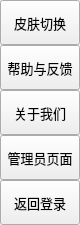
                 <widget class="QFrame" name="extraRightBox">
                  <property name="minimumSize">
                   <size>
                    <width>0</width>
                    <height>0</height>
                   </size>
                  </property>
                  <property name="maximumSize">
                   <size>
                    <width>0</width>
                    <height>16777215</height>
                   </size>
                  </property>
                  <property name="frameShape">
                   <enum>QFrame::NoFrame</enum>
                  </property>
                  <property name="frameShadow">
                   <enum>QFrame::Raised</enum>
                  </property>
                  <layout class="QVBoxLayout" name="verticalLayout_7">
                   <property name="spacing">
                    <number>0</number>
                   </property>
                   <property name="leftMargin">
                    <number>0</number>
                   </property>
                   <property name="topMargin">
                    <number>0</number>
                   </property>
                   <property name="rightMargin">
                    <number>0</number>
                   </property>
                   <property name="bottomMargin">
                    <number>0</number>
                   </property>
                   <item>
                    <widget class="QFrame" name="themeSettingsTopDetail">
                     <property name="maximumSize">
                      <size>
                       <width>16777215</width>
                       <height>3</height>
                      </size>
                     </property>
                     <property name="frameShape">
                      <enum>QFrame::NoFrame</enum>
                     </property>
                     <property name="frameShadow">
                      <enum>QFrame::Raised</enum>
                     </property>
                    </widget>
                   </item>
                   <item>
                    <widget class="QFrame" name="contentSettings">
                     <property name="frameShape">
                      <enum>QFrame::NoFrame</enum>
                     </property>
                     <property name="frameShadow">
                      <enum>QFrame::Raised</enum>
                     </property>
                     <layout class="QVBoxLayout" name="verticalLayout_13">
                      <property name="spacing">
                       <number>0</number>
                      </property>
                      <property name="leftMargin">
                       <number>0</number>
                      </property>
                      <property name="topMargin">
                       <number>0</number>
                      </property>
                      <property name="rightMargin">
                       <number>0</number>
                      </property>
                      <property name="bottomMargin">
                       <number>0</number>
                      </property>
                      <item alignment="Qt::AlignTop">
                       <widget class="QFrame" name="topMenus">
                        <property name="frameShape">
                         <enum>QFrame::NoFrame</enum>
                        </property>
                        <property name="frameShadow">
                         <enum>QFrame::Raised</enum>
                        </property>
                        <layout class="QVBoxLayout" name="verticalLayout_14">
                         <property name="spacing">
                          <number>0</number>
                         </property>
                         <property name="leftMargin">
                          <number>0</number>
                         </property>
                         <property name="topMargin">
                          <number>0</number>
                         </property>
                         <property name="rightMargin">
                          <number>0</number>
                         </property>
                         <property name="bottomMargin">
                          <number>0</number>
                         </property>
                         <item>
                          <widget class="QPushButton" name="btn_message">
                           <property name="sizePolicy">
                            <sizepolicy hsizetype="Expanding" vsizetype="Fixed">
                             <horstretch>0</horstretch>
                             <verstretch>0</verstretch>
                            </sizepolicy>
                           </property>
                           <property name="minimumSize">
                            <size>
                             <width>0</width>
                             <height>45</height>
                            </size>
                           </property>
                           <property name="font">
                            <font>
                             <family>Segoe UI</family>
                             <pointsize>10</pointsize>
                             <italic>false</italic>
                             <bold>false</bold>
                            </font>
                           </property>
                           <property name="cursor">
                            <cursorShape>PointingHandCursor</cursorShape>
                           </property>
                           <property name="layoutDirection">
                            <enum>Qt::LeftToRight</enum>
                           </property>
                           <property name="styleSheet">
                            <string notr="true">background-image: url(:/icons/images/icons/cil-loop-circular.png);</string>
                           </property>
                           <property name="text">
                            <string>皮肤切换</string>
                           </property>
                          </widget>
                         </item>
                         <item>
                          <widget class="QPushButton" name="btn_help_feedback">
                           <property name="sizePolicy">
                            <sizepolicy hsizetype="Expanding" vsizetype="Fixed">
                             <horstretch>0</horstretch>
                             <verstretch>0</verstretch>
                            </sizepolicy>
                           </property>
                           <property name="minimumSize">
                            <size>
                             <width>0</width>
                             <height>45</height>
                            </size>
                           </property>
                           <property name="font">
                            <font>
                             <family>Segoe UI</family>
                             <pointsize>10</pointsize>
                             <italic>false</italic>
                             <bold>false</bold>
                            </font>
                           </property>
                           <property name="cursor">
                            <cursorShape>PointingHandCursor</cursorShape>
                           </property>
                           <property name="layoutDirection">
                            <enum>Qt::LeftToRight</enum>
                           </property>
                           <property name="styleSheet">
                            <string notr="true">background-image: url(:/icons/images/icons/cil-find-in-page.png);</string>
                           </property>
                           <property name="text">
                            <string>帮助与反馈</string>
                           </property>
                          </widget>
                         </item>
                         <item>
                          <widget class="QPushButton" name="btn_we">
                           <property name="sizePolicy">
                            <sizepolicy hsizetype="Expanding" vsizetype="Fixed">
                             <horstretch>0</horstretch>
                             <verstretch>0</verstretch>
                            </sizepolicy>
                           </property>
                           <property name="minimumSize">
                            <size>
                             <width>0</width>
                             <height>45</height>
                            </size>
                           </property>
                           <property name="font">
                            <font>
                             <family>Segoe UI</family>
                             <pointsize>10</pointsize>
                             <italic>false</italic>
                             <bold>false</bold>
                            </font>
                           </property>
                           <property name="cursor">
                            <cursorShape>PointingHandCursor</cursorShape>
                           </property>
                           <property name="layoutDirection">
                            <enum>Qt::LeftToRight</enum>
                           </property>
                           <property name="styleSheet">
                            <string notr="true">background-image: url(:/icons/images/icons/cil-mood-good.png);</string>
                           </property>
                           <property name="text">
                            <string>关于我们</string>
                           </property>
                          </widget>
                         </item>
                         <item>
                          <widget class="QPushButton" name="btn_administrators">
                           <property name="sizePolicy">
                            <sizepolicy hsizetype="Expanding" vsizetype="Fixed">
                             <horstretch>0</horstretch>
                             <verstretch>0</verstretch>
                            </sizepolicy>
                           </property>
                           <property name="minimumSize">
                            <size>
                             <width>0</width>
                             <height>45</height>
                            </size>
                           </property>
                           <property name="font">
                            <font>
                             <family>Segoe UI</family>
                             <pointsize>10</pointsize>
                             <italic>false</italic>
                             <bold>false</bold>
                            </font>
                           </property>
                           <property name="cursor">
                            <cursorShape>PointingHandCursor</cursorShape>
                           </property>
                           <property name="layoutDirection">
                            <enum>Qt::LeftToRight</enum>
                           </property>
                           <property name="styleSheet">
                            <string notr="true">background-image: url(:/icons/images/icons/cil-people.png);</string>
                           </property>
                           <property name="text">
                            <string>管理员页面</string>
                           </property>
                          </widget>
                         </item>
                         <item>
                          <widget class="QPushButton" name="btn_logout">
                           <property name="sizePolicy">
                            <sizepolicy hsizetype="Expanding" vsizetype="Fixed">
                             <horstretch>0</horstretch>
                             <verstretch>0</verstretch>
                            </sizepolicy>
                           </property>
                           <property name="minimumSize">
                            <size>
                             <width>0</width>
                             <height>45</height>
                            </size>
                           </property>
                           <property name="font">
                            <font>
                             <family>Segoe UI</family>
                             <pointsize>10</pointsize>
                             <italic>false</italic>
                             <bold>false</bold>
                            </font>
                           </property>
                           <property name="cursor">
                            <cursorShape>PointingHandCursor</cursorShape>
                           </property>
                           <property name="layoutDirection">
                            <enum>Qt::LeftToRight</enum>
                           </property>
                           <property name="styleSheet">
                            <string notr="true">background-image: url(:/icons/images/icons/cil-level-up.png);</string>
                           </property>
                           <property name="text">
                            <string>返回登录</string>
                           </property>
                          </widget>
                         </item>
                        </layout>
                       </widget>
                      </item>
                     </layout>
                    </widget>
                   </item>
                  </layout>
                 </widget>
